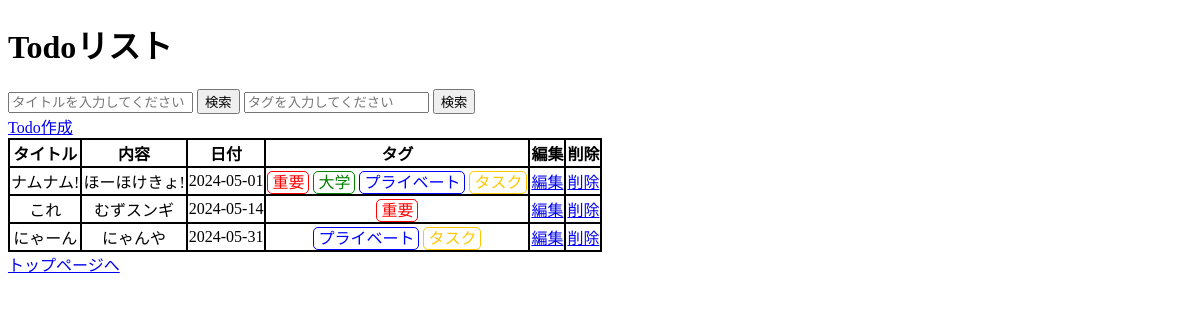
Screenshot of /home (signed in) with the database file from the repository.
### app.py (models this page shows)
class Todo(db.Model):
    id = db.Column(db.Integer, primary_key=True)
    day = db.Column(db.Date, nullable=False)
    do = db.Column(db.String, nullable=False)
    memo = db.Column(db.String)
    User_link_id = db.Column(db.Integer, nullable=False)
    important = db.Column(db.Boolean, default=False)
    uni = db.Column(db.Boolean, default=False)
    private = db.Column(db.Boolean, default=False)
    task = db.Column(db.Boolean, default=False)

### app.py (the view)
@app.route('/home', methods=['GET', 'POST'])
@login_required
def home():
    todos = Todo.query.filter_by(User_link_id=current_user.id).order_by(Todo.day).all()
    flag = 0
    if request.method == 'POST':
        title = request.form.get('title')
        tag = request.form.get('tag')
        if not title and not tag:
            error="検索する対象を記入して下さい"
            return render_template('home.html', todos=todos, flag=flag, error=error)
        elif title and tag:
            error="検索対象は一つにして下さい"
            return render_template('home.html', todos=todos, flag=flag, error=error)
        if 'search_title' in request.form:
            if title:
                todos = Todo.query.filter_by(User_link_id=current_user.id).filter(Todo.do.contains(title)).order_by(Todo.day).all()
                flag=1
                if not todos:
                    todos = Todo.query.filter_by(User_link_id=current_user.id).order_by(Todo.day).all()
                    error = "見つかりませんでした"
                    flag=0
                return render_template('home.html', todos=todos, flag=flag, error=error)
        elif 'search_tag' in request.form:
            if tag:
                flag = 1
                error = ""
                if tag == '重要':
                    todos = Todo.query.filter_by(User_link_id=current_user.id, important=True).order_by(Todo.day).all()
                elif tag == '大学':
                    todos = Todo.query.filter_by(User_link_id=current_user.id, uni=True).order_by(Todo.day).all()
                elif tag == 'プライベート':
                    todos = Todo.query.filter_by(User_link_id=current_user.id, private=True).order_by(Todo.day).all()
                elif tag == 'タスク':
                    todos = Todo.query.filter_by(User_link_id=current_user.id, task=True).order_by(Todo.day).all()
                else:
                    error = "見つかりませんでした"
                    flga = 0
                if not todos:
                    error = "見つかりませんでした"
                    flag=0
                return render_template('home.html', todos=todos, flag=flag, error=error)
        else:
            error = "見つかりませんでした"
            return render_template('home.html', todos=todos, flag=flag, error=error)
    else:
        return render_template('home.html', todos=todos, flag=flag)

### app.py (called while the page is built)
@login_manager.user_loader
def load_user(user_id):
    return User.query.get(int(user_id))

### templates/home.html (shortened to what this page needs)
{% extends "base.html" %}
{% block content %}
    <h1>Todoリスト</h1>
    <div>
        <form method="POST">
            <input type="text" name="title" placeholder="タイトルを入力してください">
            <input type="submit" name="search_title" value="検索">
            <input type="text" name="tag" placeholder="タグを入力してください">
            <input type="submit" name="search_tag" value="検索">
        </form>
        <a href="/create">Todo作成</a>
    </div>
    <div>
        <table border="1">
            <tr>
                <th>タイトル</th>
                <th>内容</th>
                <th>日付</th>
                <th>タグ</th>
                <th>編集</th>
                <th>削除</th>
            </tr>
            {% for todo in todos %}
            <tr>
                <td>{{ todo.do }}</td>
                <td>{{ todo.memo }}</td>
                <td>{{ todo.day }}</td>
                <td>
                    {% if todo.important %}<span class="important_tag">重要</span> {% endif %}
                    {% if todo.uni %}<span class="uni_tag">大学</span> {% endif %}
                    {% if todo.private %}<span class="private_tag">プライベート</span> {% endif %}
                    {% if todo.task %}<span class="task_tag">タスク</span> {% endif %}
                </td>
                <td><a href="/{{todo.id}}/update" role=button>編集</a></td>
                <td><a href="/{{todo.id}}/delete" role="buttom" onclick="return confirm('本当に削除しますか？')">削除</a></td>
            </tr>
            {% endfor %}
        </table>
    </div>
    <div>
        <a href="/logout" role="button">トップページへ</a>
    </div>
{% endblock %}

### static/css/main.css (style rules this page uses)
table { border-collapse: collapse; }
th, td { border: solid 2px; text-align: center; }
.important_tag { color: red; padding: 2px 4px; border-radius: 5px; border: 1px solid red; }
.uni_tag { color: green; padding: 2px 4px; border-radius: 5px; border: 1px solid green; }
.private_tag { color: blue; padding: 2px 4px; border-radius: 5px; border: 1px solid blue; }
.task_tag { color: rgb(255, 200, 0); padding: 2px 4px; border-radius: 5px; border: 1px solid rgb(255, 200, 0); }

### rows the page displays
Todo: do "ナムナム!", memo "ほーほけきょ!", day "2024-05-01", important "重要", uni "大学", private "プライベート", task "タスク"
Todo: do "これ", memo "むずスンギ", day "2024-05-14", important "重要"
Todo: do "にゃーん", memo "にゃんや", day "2024-05-31", private "プライベート", task "タスク"
